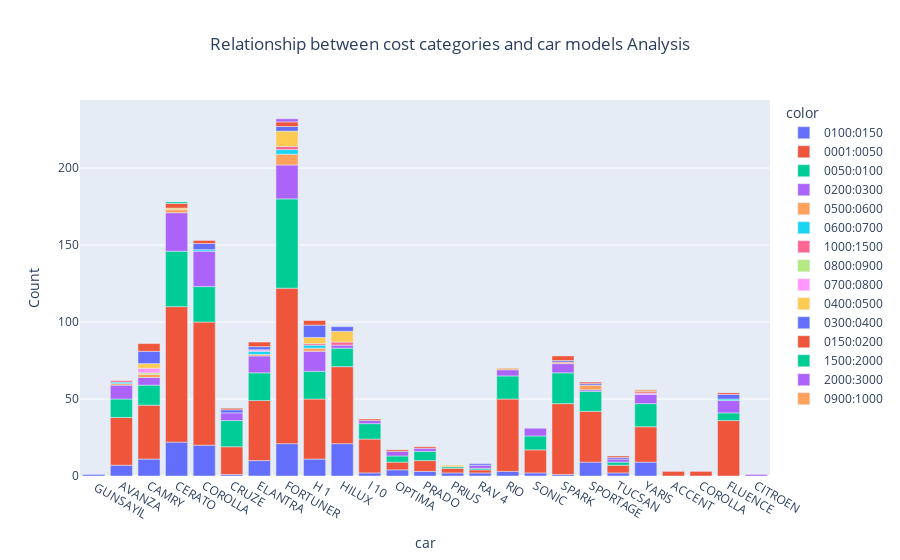

The code cell stored with this chart in its notebook:
### Code cell
car_costCategory = df.groupby(['car','cost_category']).size().reset_index(name='Count').sort_values(by=['car'])
myPlot1(car_costCategory,'car','Count','cost_category','bar','Relationship between cost categories and car models', sort_by=None, ascending=True)
car_costCategoryMax = df.groupby(['car','cost_category']).size().reset_index(name='Count').sort_values(by=['car'])
Maximum_row = car_costCategory.loc[car_costCategory['Count'].idxmax()]
print('The car that has maximum service count is :',Maximum_row['car'])
print('The Cost Category that has maximum service count is :',Maximum_row['cost_category'])
print('The maximum service count is :',Maximum_row['Count'])

### Figure 1 — Plotly figure (JSON) as saved in the notebook; plotly's stock layout.template omitted (floating-point values rounded to 4 significant figures)
{"data": [{"alignmentgroup": "True", "hovertemplate": "color=0100:0150<br>x=%{x}<br>y=%{y}<extra></extra>", "legendgroup": "0100:0150", "marker": {"color": "#636efa", "pattern": {"shape": ""}}, "name": "0100:0150", "offsetgroup": "0100:0150", "orientation": "v", "showlegend": true, "textposition": "auto", "type": "bar", "x": [" GUNSAYIL ", "AVANZA", "CAMRY", "CERATO", "COROLLA", "CRUZE", "ELANTRA", "FORTUNER", "H 1", "HILUX", "I 10", "OPTIMA", "PRADO", "PRIUS", "RAV 4 ", "RIO", "SONIC", "SPARK", "SPORTAGE", "TUCSAN", "YARIS"], "xaxis": "x", "y": [1, 7, 11, 22, 20, 1, 10, 21, 11, 21, 2, 4, 3, 2, 2, 3, 2, 1, 9, 2, 9], "yaxis": "y"}, {"alignmentgroup": "True", "hovertemplate": "color=0001:0050<br>x=%{x}<br>y=%{y}<extra></extra>", "legendgroup": "0001:0050", "marker": {"color": "#EF553B", "pattern": {"shape": ""}}, "name": "0001:0050", "offsetgroup": "0001:0050", "orientation": "v", "showlegend": true, "textposition": "auto", "type": "bar", "x": ["ACCENT", "AVANZA", "CAMRY", "CERATO", "COROLLA", "COROLLA ", "CRUZE", "ELANTRA", "FLUENCE", "FORTUNER", "H 1", "HILUX", "I 10", "OPTIMA", "PRADO", "PRIUS", "RAV 4 ", "RIO", "SONIC", "SPARK", "SPORTAGE", "TUCSAN", "YARIS"], "xaxis": "x", "y": [3, 31, 35, 88, 80, 3, 18, 39, 36, 101, 39, 50, 22, 5, 7, 3, 2, 47, 15, 46, 33, 5, 23], "yaxis": "y"}, {"alignmentgroup": "True", "hovertemplate": "color=0050:0100<br>x=%{x}<br>y=%{y}<extra></extra>", "legendgroup": "0050:0100", "marker": {"color": "#00cc96", "pattern": {"shape": ""}}, "name": "0050:0100", "offsetgroup": "0050:0100", "orientation": "v", "showlegend": true, "textposition": "auto", "type": "bar", "x": ["AVANZA", "CAMRY", "CERATO", "COROLLA", "CRUZE", "ELANTRA", "FLUENCE", "FORTUNER", "H 1", "HILUX", "I 10", "OPTIMA", "PRADO", "PRIUS", "RAV 4 ", "RIO", "SONIC", "SPARK", "SPORTAGE", "TUCSAN", "YARIS"], "xaxis": "x", "y": [12, 13, 36, 23, 17, 18, 5, 58, 18, 12, 10, 4, 6, 1, 1, 15, 9, 20, 13, 2, 15], "yaxis": "y"}, {"alignmentgroup": "True", "hovertemplate": "color=0200:0300<br>x=%{x}<br>y=%{y}<extra></extra>", "legendgroup": "0200:0300", "marker": {"color": "#ab63fa", "pattern": {"shape": ""}}, "name": "0200:0300", "offsetgroup": "0200:0300", "orientation": "v", "showlegend": true, "textposition": "auto", "type": "bar", "x": ["AVANZA", "CAMRY", "CERATO", "CITROEN", "COROLLA", "CRUZE", "ELANTRA", "FLUENCE", "FORTUNER", "H 1", "HILUX", "I 10", "OPTIMA", "PRADO", "RAV 4 ", "RIO", "SONIC", "SPARK", "SPORTAGE", "TUCSAN", "YARIS"], "xaxis": "x", "y": [9, 5, 25, 1, 23, 5, 11, 8, 22, 13, 2, 2, 3, 2, 2, 4, 5, 6, 1, 2, 6], "yaxis": "y"}, {"alignmentgroup": "True", "hovertemplate": "color=0500:0600<br>x=%{x}<br>y=%{y}<extra></extra>", "legendgroup": "0500:0600", "marker": {"color": "#FFA15A", "pattern": {"shape": ""}}, "name": "0500:0600", "offsetgroup": "0500:0600", "orientation": "v", "showlegend": true, "textposition": "auto", "type": "bar", "x": ["AVANZA", "CAMRY", "CERATO", "ELANTRA", "FORTUNER", "H 1", "RIO", "SPARK", "SPORTAGE"], "xaxis": "x", "y": [1, 2, 2, 1, 7, 2, 1, 1, 3], "yaxis": "y"}, {"alignmentgroup": "True", "hovertemplate": "color=0600:0700<br>x=%{x}<br>y=%{y}<extra></extra>", "legendgroup": "0600:0700", "marker": {"color": "#19d3f3", "pattern": {"shape": ""}}, "name": "0600:0700", "offsetgroup": "0600:0700", "orientation": "v", "showlegend": true, "textposition": "auto", "type": "bar", "x": ["AVANZA", "COROLLA", "ELANTRA", "FLUENCE", "FORTUNER", "H 1"], "xaxis": "x", "y": [1, 1, 2, 1, 3, 2], "yaxis": "y"}, {"alignmentgroup": "True", "hovertemplate": "color=1000:1500<br>x=%{x}<br>y=%{y}<extra></extra>", "legendgroup": "1000:1500", "marker": {"color": "#FF6692", "pattern": {"shape": ""}}, "name": "1000:1500", "offsetgroup": "1000:1500", "orientation": "v", "showlegend": true, "textposition": "auto", "type": "bar", "x": ["AVANZA", "FORTUNER", "H 1", "HILUX"], "xaxis": "x", "y": [1, 2, 1, 2], "yaxis": "y"}, {"alignmentgroup": "True", "hovertemplate": "color=0800:0900<br>x=%{x}<br>y=%{y}<extra></extra>", "legendgroup": "0800:0900", "marker": {"color": "#B6E880", "pattern": {"shape": ""}}, "name": "0800:0900", "offsetgroup": "0800:0900", "orientation": "v", "showlegend": true, "textposition": "auto", "type": "bar", "x": ["CAMRY"], "xaxis": "x", "y": [1], "yaxis": "y"}, {"alignmentgroup": "True", "hovertemplate": "color=0700:0800<br>x=%{x}<br>y=%{y}<extra></extra>", "legendgroup": "0700:0800", "marker": {"color": "#FF97FF", "pattern": {"shape": ""}}, "name": "0700:0800", "offsetgroup": "0700:0800", "orientation": "v", "showlegend": true, "textposition": "auto", "type": "bar", "x": ["CAMRY", "ELANTRA", "YARIS"], "xaxis": "x", "y": [3, 1, 1], "yaxis": "y"}, {"alignmentgroup": "True", "hovertemplate": "color=0400:0500<br>x=%{x}<br>y=%{y}<extra></extra>", "legendgroup": "0400:0500", "marker": {"color": "#FECB52", "pattern": {"shape": ""}}, "name": "0400:0500", "offsetgroup": "0400:0500", "orientation": "v", "showlegend": true, "textposition": "auto", "type": "bar", "x": ["CAMRY", "CERATO", "FORTUNER", "H 1", "HILUX", "PRIUS"], "xaxis": "x", "y": [3, 1, 10, 4, 7, 1], "yaxis": "y"}, {"alignmentgroup": "True", "hovertemplate": "color=0300:0400<br>x=%{x}<br>y=%{y}<extra></extra>", "legendgroup": "0300:0400", "marker": {"color": "#636efa", "pattern": {"shape": ""}}, "name": "0300:0400", "offsetgroup": "0300:0400", "orientation": "v", "showlegend": true, "textposition": "auto", "type": "bar", "x": ["CAMRY", "COROLLA", "CRUZE", "ELANTRA", "FLUENCE", "FORTUNER", "H 1", "HILUX", "RAV 4 ", "SPARK", "SPORTAGE", "TUCSAN"], "xaxis": "x", "y": [8, 4, 2, 2, 3, 3, 8, 3, 1, 1, 1, 1], "yaxis": "y"}, {"alignmentgroup": "True", "hovertemplate": "color=0150:0200<br>x=%{x}<br>y=%{y}<extra></extra>", "legendgroup": "0150:0200", "marker": {"color": "#EF553B", "pattern": {"shape": ""}}, "name": "0150:0200", "offsetgroup": "0150:0200", "orientation": "v", "showlegend": true, "textposition": "auto", "type": "bar", "x": ["CAMRY", "CERATO", "COROLLA", "CRUZE", "ELANTRA", "FLUENCE", "FORTUNER", "H 1", "I 10", "OPTIMA", "PRADO", "SPARK", "SPORTAGE", "TUCSAN", "YARIS"], "xaxis": "x", "y": [5, 3, 2, 1, 3, 1, 3, 3, 1, 1, 1, 3, 1, 1, 1], "yaxis": "y"}, {"alignmentgroup": "True", "hovertemplate": "color=1500:2000<br>x=%{x}<br>y=%{y}<extra></extra>", "legendgroup": "1500:2000", "marker": {"color": "#00cc96", "pattern": {"shape": ""}}, "name": "1500:2000", "offsetgroup": "1500:2000", "orientation": "v", "showlegend": true, "textposition": "auto", "type": "bar", "x": ["CERATO"], "xaxis": "x", "y": [1], "yaxis": "y"}, {"alignmentgroup": "True", "hovertemplate": "color=2000:3000<br>x=%{x}<br>y=%{y}<extra></extra>", "legendgroup": "2000:3000", "marker": {"color": "#ab63fa", "pattern": {"shape": ""}}, "name": "2000:3000", "offsetgroup": "2000:3000", "orientation": "v", "showlegend": true, "textposition": "auto", "type": "bar", "x": ["FORTUNER"], "xaxis": "x", "y": [2], "yaxis": "y"}, {"alignmentgroup": "True", "hovertemplate": "color=0900:1000<br>x=%{x}<br>y=%{y}<extra></extra>", "legendgroup": "0900:1000", "marker": {"color": "#FFA15A", "pattern": {"shape": ""}}, "name": "0900:1000", "offsetgroup": "0900:1000", "orientation": "v", "showlegend": true, "textposition": "auto", "type": "bar", "x": ["YARIS"], "xaxis": "x", "y": [1], "yaxis": "y"}], "layout": {"barmode": "relative", "legend": {"title": {"text": "color"}, "tracegroupgap": 0}, "title": {"text": "Relationship between cost categories and car models Analysis", "x": 0.5}, "xaxis": {"anchor": "y", "domain": [0, 1], "title": {"text": "car"}}, "yaxis": {"anchor": "x", "domain": [0, 1], "title": {"text": "Count"}}}}
